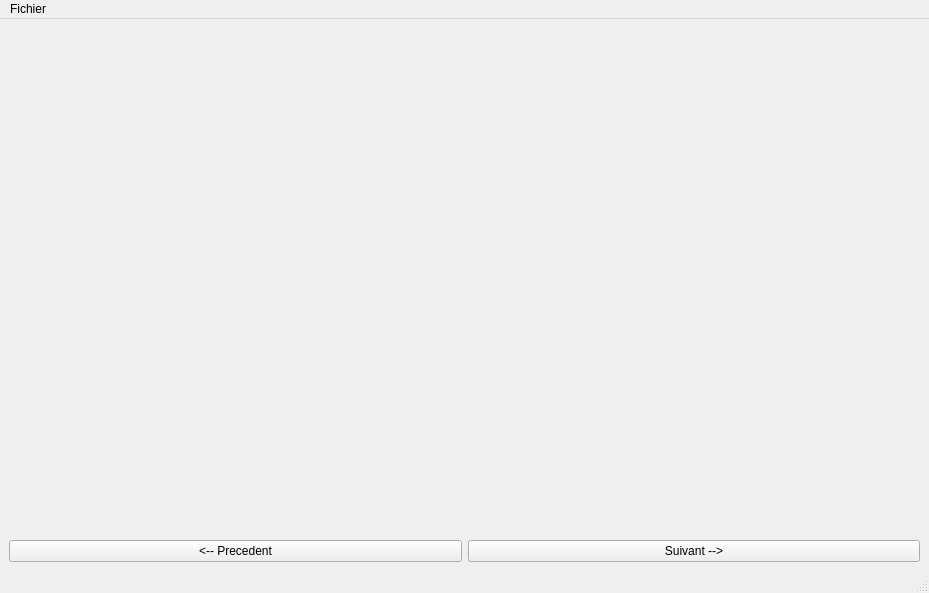
<?xml version="1.0" encoding="UTF-8"?>
<ui version="4.0">
 <class>MainWindow</class>
 <widget class="QMainWindow" name="MainWindow">
  <property name="geometry">
   <rect>
    <x>0</x>
    <y>0</y>
    <width>929</width>
    <height>593</height>
   </rect>
  </property>
  <property name="windowTitle">
   <string>MainWindow</string>
  </property>
  <widget class="QWidget" name="centralwidget">
   <layout class="QVBoxLayout" name="verticalLayout_3">
    <item>
     <layout class="QVBoxLayout" name="verticalLayout_2">
      <item>
       <widget class="QLabel" name="label_image">
        <property name="text">
         <string/>
        </property>
       </widget>
      </item>
      <item>
       <widget class="QLabel" name="Mon_label">
        <property name="font">
         <font>
          <family>Wide Latin</family>
          <pointsize>20</pointsize>
         </font>
        </property>
        <property name="text">
         <string/>
        </property>
       </widget>
      </item>
      <item>
       <layout class="QHBoxLayout" name="horizontalLayout">
        <item>
         <widget class="QPushButton" name="pushButton_precedente">
          <property name="text">
           <string>&lt;-- Precedent</string>
          </property>
         </widget>
        </item>
        <item>
         <widget class="QPushButton" name="pushButton_suivante">
          <property name="text">
           <string>Suivant --&gt;</string>
          </property>
         </widget>
        </item>
       </layout>
      </item>
     </layout>
    </item>
   </layout>
  </widget>
  <widget class="QMenuBar" name="menubar">
   <property name="geometry">
    <rect>
     <x>0</x>
     <y>0</y>
     <width>929</width>
     <height>26</height>
    </rect>
   </property>
   <widget class="QMenu" name="menuFichier">
    <property name="title">
     <string>Fichier</string>
    </property>
    <addaction name="actionOuvrir"/>
   </widget>
   <addaction name="menuFichier"/>
  </widget>
  <widget class="QStatusBar" name="statusbar"/>
  <action name="actionOuvrir">
   <property name="text">
    <string>Ouvrir</string>
   </property>
  </action>
 </widget>
 <resources/>
 <connections/>
</ui>
